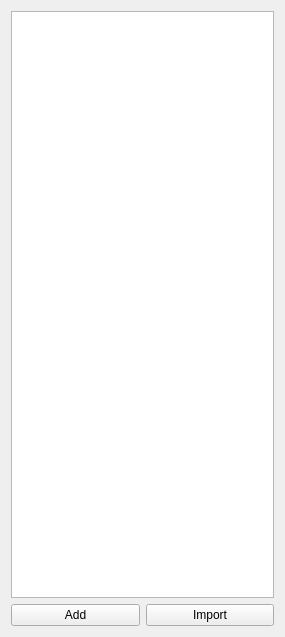
<?xml version="1.0" encoding="UTF-8"?>
<ui version="4.0">
 <class>contactsWidget</class>
 <widget class="QWidget" name="contactsWidget">
  <property name="geometry">
   <rect>
    <x>0</x>
    <y>0</y>
    <width>285</width>
    <height>637</height>
   </rect>
  </property>
  <property name="windowTitle">
   <string>Contacts</string>
  </property>
  <layout class="QVBoxLayout" name="verticalLayout">
   <item>
    <widget class="QListWidget" name="contactList">
     <property name="sizePolicy">
      <sizepolicy hsizetype="Minimum" vsizetype="Expanding">
       <horstretch>0</horstretch>
       <verstretch>0</verstretch>
      </sizepolicy>
     </property>
     <property name="minimumSize">
      <size>
       <width>100</width>
       <height>0</height>
      </size>
     </property>
     <property name="contextMenuPolicy">
      <enum>Qt::CustomContextMenu</enum>
     </property>
     <property name="sortingEnabled">
      <bool>true</bool>
     </property>
    </widget>
   </item>
   <item>
    <layout class="QHBoxLayout" name="horizontalLayout">
     <item>
      <widget class="QPushButton" name="addContactButton">
       <property name="toolTip">
        <string>Add new contact</string>
       </property>
       <property name="text">
        <string>Add</string>
       </property>
       <property name="icon">
        <iconset theme="add"/>
       </property>
      </widget>
     </item>
     <item>
      <widget class="QPushButton" name="importGoogleContactsButton">
       <property name="toolTip">
        <string>import contacts from your google contacts account</string>
       </property>
       <property name="text">
        <string>Import</string>
       </property>
       <property name="icon">
        <iconset theme="browser-download"/>
       </property>
      </widget>
     </item>
    </layout>
   </item>
  </layout>
 </widget>
 <resources/>
 <connections/>
</ui>
